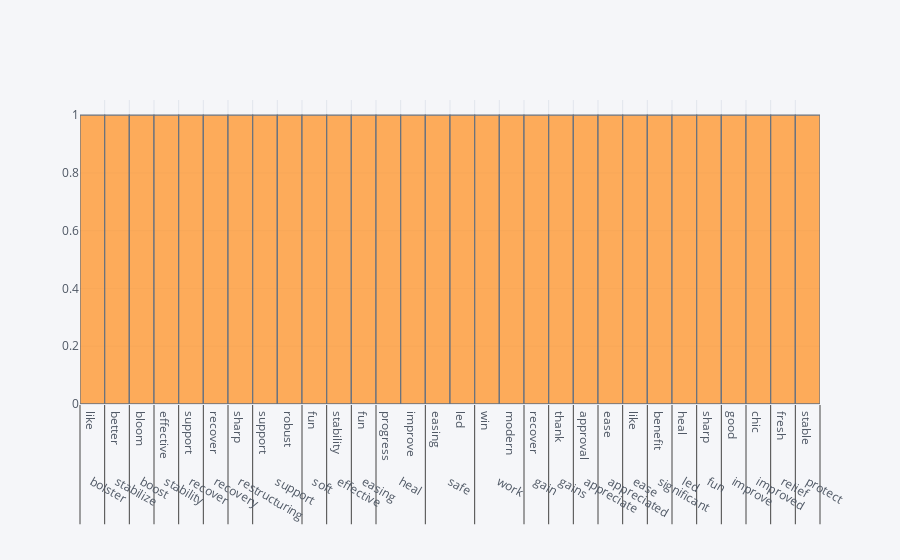

This figure's notebook cell:
### Code cell
word_data['Positive Words'].iplot(kind='histogram',size=24,barmode='group')

### Figure 1 — Plotly figure (JSON) as saved in the notebook; plotly's stock layout.template omitted (floating-point values rounded to 4 significant figures; data arrays with more than 128 entries replaced by an {"elided": "..."} marker saying what was removed)
{"data": [{"histfunc": "count", "histnorm": "", "marker": {"color": "rgba(255, 153, 51, 1.0)", "line": {"color": "#4D5663", "width": 1.3}}, "name": "Positive Words", "opacity": 0.8, "orientation": "v", "type": "histogram", "x": {"elided": "7 rows, 749 str values in total"}}], "layout": {"barmode": "group", "legend": {"bgcolor": "#F5F6F9", "font": {"color": "#4D5663"}}, "paper_bgcolor": "#F5F6F9", "plot_bgcolor": "#F5F6F9", "title": {"font": {"color": "#4D5663"}}, "xaxis": {"gridcolor": "#E1E5ED", "showgrid": true, "tickfont": {"color": "#4D5663"}, "title": {"font": {"color": "#4D5663"}, "text": ""}, "zerolinecolor": "#E1E5ED"}, "yaxis": {"gridcolor": "#E1E5ED", "showgrid": true, "tickfont": {"color": "#4D5663"}, "title": {"font": {"color": "#4D5663"}, "text": ""}, "zerolinecolor": "#E1E5ED"}}}
